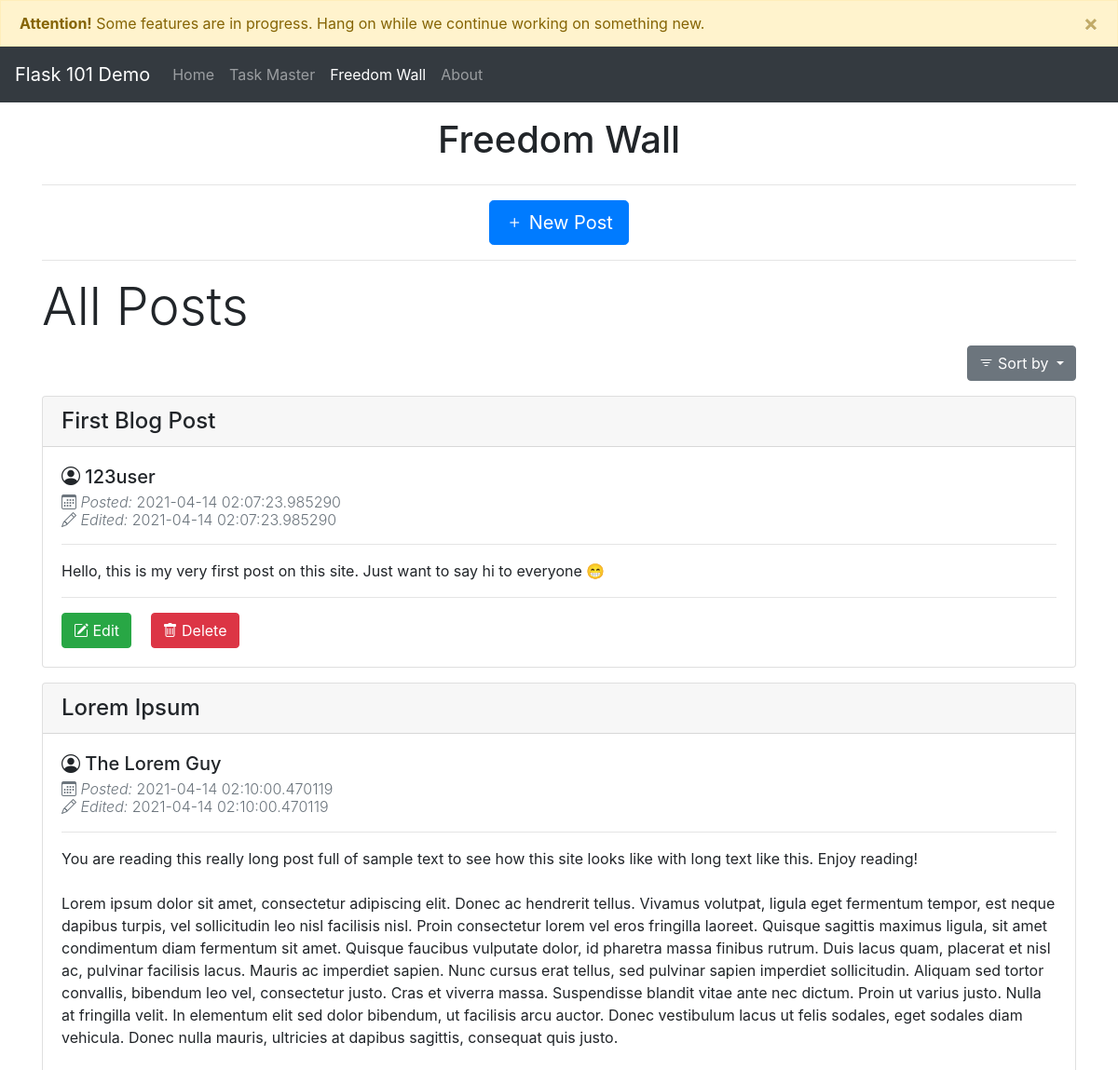
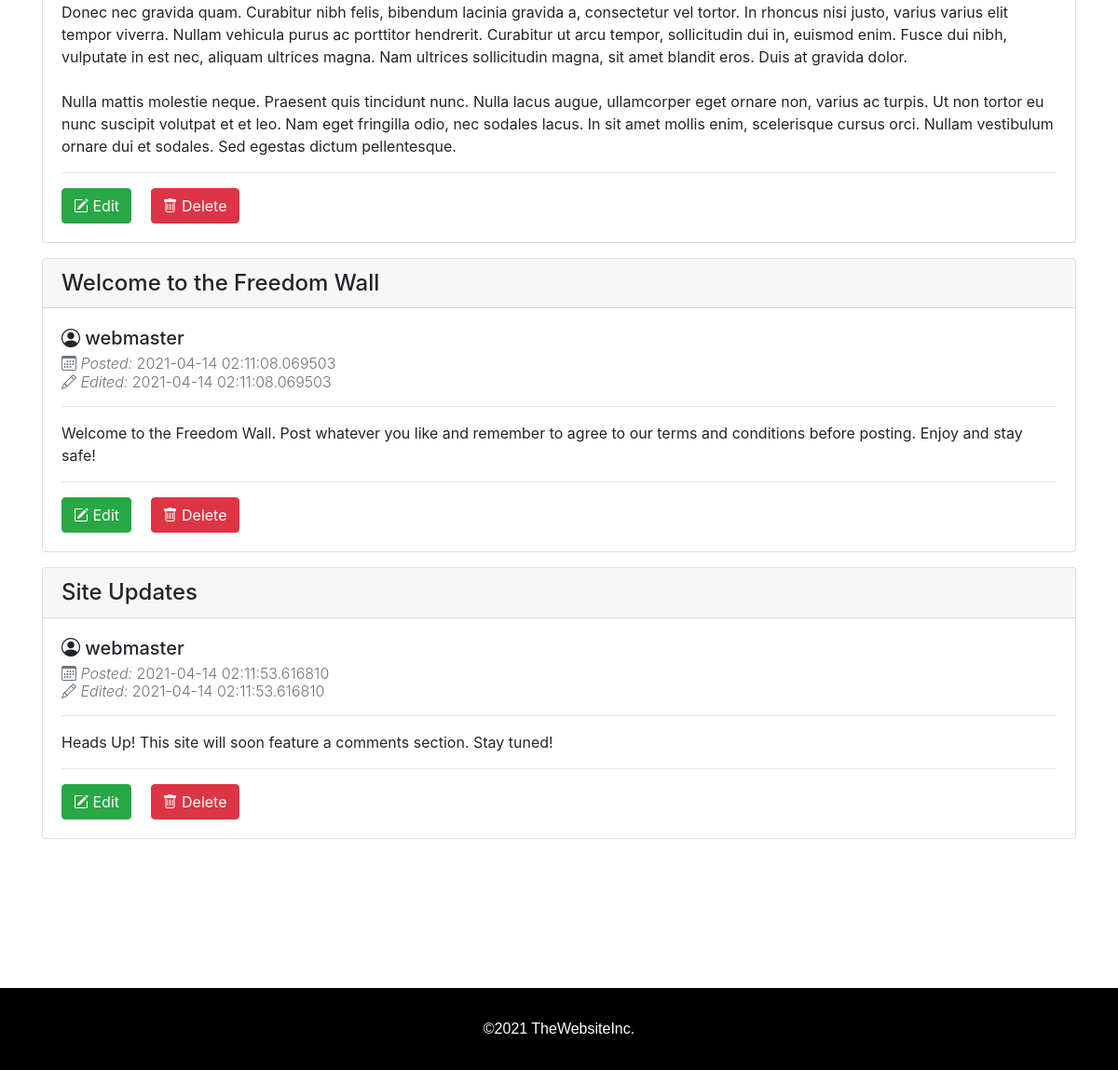
Page /blog_posts_old on the committed database (2 pictures, top to bottom).
### app.py (models this page shows, shortened)
class BlogPost(db.Model):
    id = db.Column(db.Integer, primary_key = True)
    title = db.Column(db.String(50), nullable = False)
    content = db.Column(db.Text, nullable=False)
    author = db.Column(db.String(20), nullable=False)
    datePosted = db.Column(db.DateTime, nullable = False , default = datetime.utcnow)
    dateEdited = db.Column(db.String(30), nullable = False, default = datetime.utcnow)

### app.py (the view)
@app.route('/blog_posts_old', methods=['GET', 'POST'])
def posts_oldest():
    if request.method == 'POST':
        post_title = request.form['title']
        post_content = request.form['content']
        post_author = request.form['author']
        new_post = BlogPost(title=post_title, author=post_author, content=post_content)
        db.session.add(new_post)
        db.session.commit()
        return redirect('/blog_posts')
    else:
        all_posts = BlogPost.query.order_by(BlogPost.datePosted).all()
        return render_template('posts.html', posts=all_posts)

### templates/posts.html (shortened to what this page needs)
{% extends 'base.html' %}
{% block body %}
<h1 class="text-center mt-3">Freedom Wall</h1>
<div class="container">
    <div class="row">
        <div class="col text-center">
            <hr>
            <button type="button" class="btn btn-primary btn-lg" data-toggle="modal" data-target="#newPost">
                <i class="bi bi-plus"></i> New Post
            </button>
        </div>
    </div>
</div>
<div class="container">
    <hr>
    <h1 class="display-4">All Posts</h1>
    <div class="dropdown mb-3 text-right">
        <button class="btn btn-secondary dropdown-toggle" type="button" id="dropdownMenuButton" data-toggle="dropdown"
            aria-haspopup="true" aria-expanded="false">
            <i class="bi bi-filter"></i> Sort by
        </button>
    </div>
        {% for post in posts %}
        <div class="card mb-3">
            <h4 class="card-header">{{ post.title }}</h4>
            <div class="card-body">
                <h5 class="card-title"> <i class="bi bi-person-circle"></i> {{ post.author }}</h5>
                <h6 class="card-subtitle text-muted font-weight-light">
                    <i class="bi bi-calendar3"></i>
                    <i>Posted: </i> {{ post.datePosted }}
                    <br>
                    <i class="bi bi-pencil"></i>
                    <i>Edited: </i> {{ post.dateEdited }}
                </h6>
                <hr>
                <p style="white-space: pre-wrap;">{{ post.content }}</p>
                <hr>
                <a href="/blog_edit/{{post.id}}" class="btn btn-success mr-3" role="button"><i
                        class="bi bi-pencil-square"></i> Edit</a>
                <button class="btn btn-danger" data-toggle="modal" data-target="#deletePost"><i class="bi bi-trash"></i> Delete</button>
            </div>
        </div>
        {% endfor %}
</div>
{% endblock %}

### static/css/main.css (style rules this page uses)
:root { --header-height: 60px; scroll-padding-top: var(--header-height); scroll-behavior: smooth; }

### rows in the picture
BlogPost: title "First Blog Post", author "123user", datePosted "2021-04-14 02:07:23.985290", dateEdited "2021-04-14 02:07:23.985290", content "Hello, this is my very first post on this site. Just want to say hi to everyone 😁"
BlogPost: title "Lorem Ipsum", author "The Lorem Guy", datePosted "2021-04-14 02:10:00.470119", dateEdited "2021-04-14 02:10:00.470119", content "You are reading this really long post full of sample text to see how this site looks like with long text like this. Enjoy reading! Lorem ipsum dolor sit amet, consectetur adipiscing elit. Donec ac hendrerit tellus. Vivamus volutpat, ligula eget fermentum tempor, est neque dapibus turpis, vel sollicitudin leo nisl facilisis nisl. Proin consectetur lorem vel eros fringilla laoreet. Quisque sagittis maximus ligula, sit amet condimentum diam fermentum sit amet. Quisque faucibus vulputate dolor, id pharetra massa finibus rutrum. Duis lacus quam, placerat et nisl ac, pulvinar facilisis lacus. Mauris ac imperdiet sapien. Nunc cursus erat tellus, sed pulvinar sapien imperdiet sollicitudin. Aliquam…"
BlogPost: title "Welcome to the Freedom Wall", author "webmaster", datePosted "2021-04-14 02:11:08.069503", dateEdited "2021-04-14 02:11:08.069503", content "Welcome to the Freedom Wall. Post whatever you like and remember to agree to our terms and conditions before posting. Enjoy and stay safe!"
BlogPost: title "Site Updates", author "webmaster", datePosted "2021-04-14 02:11:53.616810", dateEdited "2021-04-14 02:11:53.616810", content "Heads Up! This site will soon feature a comments section. Stay tuned!"
